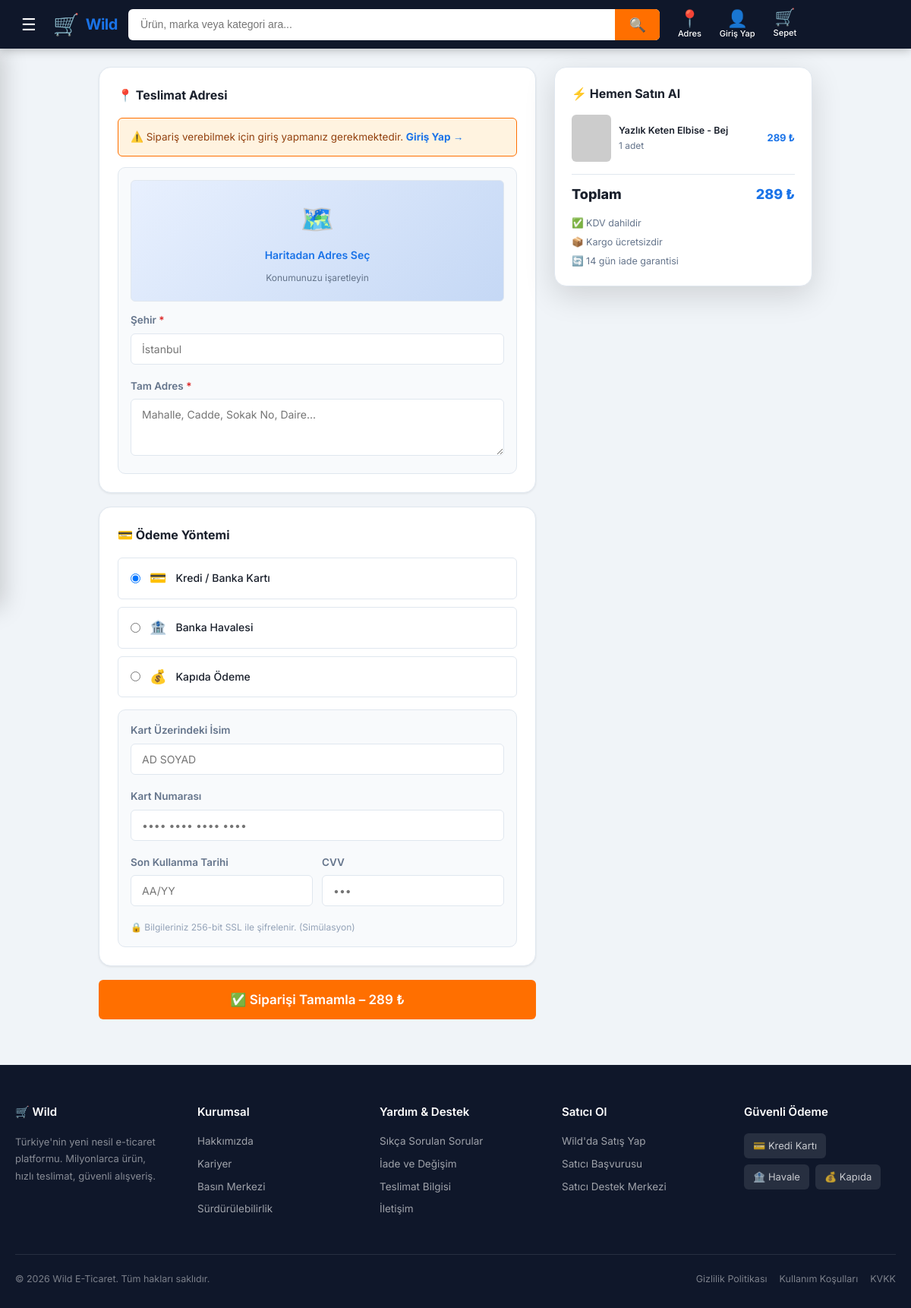
The app's page /checkout.php?buy_now=3 with its own data.
### tables this page shows
CREATE TABLE products (
    id INT AUTO_INCREMENT PRIMARY KEY,
    category_id INT NOT NULL,
    brand VARCHAR(150),
    title VARCHAR(255) NOT NULL,
    description TEXT,
    price DECIMAL(10, 2) NOT NULL,
    original_price DECIMAL(10, 2) DEFAULT NULL,
    sku VARCHAR(100) UNIQUE NOT NULL,
    composition VARCHAR(255),
    gender ENUM('male', 'female', 'unisex', 'child') DEFAULT 'unisex',
    model_size VARCHAR(50),
    model_height VARCHAR(50),
    return_policy TEXT,
    stock INT NOT NULL DEFAULT 100,
    rating DECIMAL(2,1) DEFAULT 4.5,
    seller_rating DECIMAL(2,1) DEFAULT 4.7,
    delivery_days INT DEFAULT 3,
    created_at TIMESTAMP DEFAULT CURRENT_TIMESTAMP,
    FOREIGN KEY (category_id) REFERENCES categories(id) ON DELETE CASCADE
);

### checkout.php (the view, shortened to what this page needs)
<?php
require_once __DIR__ . '/config/db.php';
$buy_now_id  = (int)($_GET['buy_now']    ?? 0);
$variant_id  = (int)($_GET['variant_id'] ?? 0);
$buy_now_size = trim($_GET['size'] ?? '');
$is_buy_now  = $buy_now_id > 0;
if ($is_buy_now) {
    $stmt = $pdo->prepare("
        SELECT p.id as product_id, p.title, p.price, p.brand, p.delivery_days,
               COALESCE(pv.price_override, p.price) as final_price,
               pv.main_image, pv.color_name
        FROM products p
        LEFT JOIN product_variants pv ON pv.id = ?
        WHERE p.id = ?
    ");
    $stmt->execute([$variant_id ?: null, $buy_now_id]);
    $buy_item = $stmt->fetch();
    $items    = $buy_item ? [array_merge($buy_item, ['quantity'=>1,'size_selected'=>$buy_now_size,'cart_item_id'=>0])] : [];
}
$total = array_sum(array_map(fn($i) => $i['final_price'] * $i['quantity'], $items));
$order_success = false;
require_once __DIR__ . '/includes/header.php';
?>
<main>
<div class="container" style="padding-top:24px;max-width:980px;">
<?php if ($order_success): ?>
<div style="text-align:center;padding:60px 20px;background:var(--surface);border-radius:var(--radius-lg);
            box-shadow:var(--shadow-lg);">
    <div style="font-size:72px;margin-bottom:16px;">🎉</div>
    <h2 style="font-size:26px;font-weight:800;color:var(--success);margin-bottom:8px;">Siparişiniz Alındı!</h2>
    <p style="color:var(--text-muted);font-size:15px;margin-bottom:8px;">
        Sipariş No: <strong>#<?= $success_order_id ?></strong>
    </p>
    <p style="color:var(--text-muted);font-size:14px;margin-bottom:28px;">
        Siparişiniz hazırlanmaya başlandı. İlerlemeyi profil sayfanızdan takip edebilirsiniz.
    </p>
    <div style="display:flex;gap:12px;justify-content:center;flex-wrap:wrap;">
        <a href="<?= URL_ROOT ?>/profile.php?tab=orders" class="btn btn-primary">📦 Siparişlerimi Gör</a>
        <a href="<?= URL_ROOT ?>/index.php" class="btn btn-outline">🏠 Ana Sayfaya Dön</a>
    </div>
</div>
<?php else: ?>
<div style="display:grid;grid-template-columns:1fr 340px;gap:24px;align-items:start;">
<form method="POST" id="checkout-form">
    <div style="background:var(--surface);border-radius:var(--radius-lg);padding:24px;
                box-shadow:var(--shadow-sm);border:1px solid var(--border);margin-bottom:18px;">
        <h3 style="font-size:16px;font-weight:700;margin-bottom:16px;">📍 Teslimat Adresi</h3>
        <?php if (!$is_logged): ?>
        <div style="background:var(--accent-light);border:1.5px solid var(--accent);border-radius:var(--radius-sm);
                    padding:14px 16px;margin-bottom:14px;">
            <p style="font-size:13.5px;color:#92400e;">
                ⚠️ Sipariş verebilmek için giriş yapmanız gerekmektedir.
                <a href="#" onclick="openModal('modal-login')" style="color:var(--primary);font-weight:700;">Giriş Yap →</a>
            </p>
        </div>
        <?php endif; ?>
        <div style="position:relative;background:var(--surface-2);border-radius:var(--radius-md);
                    padding:16px;border:1px solid var(--border);">
            <div id="map-placeholder" onclick="activateMap()"
                 style="width:100%;height:160px;background:linear-gradient(135deg,#e8f0fe,#c5d8f5);
                        border-radius:var(--radius-sm);display:flex;align-items:center;justify-content:center;
                        cursor:pointer;margin-bottom:14px;border:1px solid var(--border);
                        flex-direction:column;gap:8px;transition:.2s;"
                 onmouseover="this.style.background='linear-gradient(135deg,#d2e3fc,#a8c4f0)'"
                 onmouseout="this.style.background='linear-gradient(135deg,#e8f0fe,#c5d8f5)'">
                <span style="font-size:36px;">🗺️</span>
                <p style="font-size:14px;font-weight:600;color:var(--primary);">Haritadan Adres Seç</p>
                <p style="font-size:12px;color:var(--text-muted);">Konumunuzu işaretleyin</p>
            </div>
            <div class="form-group">
                <label for="addr-city">Şehir <span style="color:var(--danger);">*</span></label>
                <input type="text" id="addr-city" name="city" class="form-control"
                       placeholder="İstanbul" required
                       oninput="document.getElementById('addr-city').classList.remove('is-invalid')">
            </div>
            <div class="form-group" style="margin-bottom:0;">
                <label for="addr-full">Tam Adres <span style="color:var(--danger);">*</span></label>
                <textarea id="addr-full" name="address" class="form-control" rows="3"
                          placeholder="Mahalle, Cadde, Sokak No, Daire..."
                          required style="resize:vertical;"
                          oninput="this.classList.remove('is-invalid')"></textarea>
            </div>
        </div>
    </div>
    <div style="background:var(--surface);border-radius:var(--radius-lg);padding:24px;
                box-shadow:var(--shadow-sm);border:1px solid var(--border);margin-bottom:18px;">
        <h3 style="font-size:16px;font-weight:700;margin-bottom:16px;">💳 Ödeme Yöntemi</h3>
        <div style="display:flex;flex-direction:column;gap:10px;">
            <?php foreach ([['credit','💳','Kredi / Banka Kartı'],['transfer','🏦','Banka Havalesi'],['door','💰','Kapıda Ödeme']] as [$val,$icon,$lbl]): ?>
            <label style="display:flex;align-items:center;gap:12px;padding:12px 16px;
                          border:1.5px solid var(--border);border-radius:var(--radius-sm);
                          cursor:pointer;transition:.2s;"
                   onmouseover="this.style.borderColor='var(--primary)'"
                   onmouseout="this.style.borderColor='var(--border)'">
                <input type="radio" name="payment_method" value="<?= $val ?>" <?= $val==='credit'?'checked':'' ?>>
                <span style="font-size:18px;"><?= $icon ?></span>
                <span style="font-size:14px;font-weight:500;"><?= $lbl ?></span>
            </label>
            <?php endforeach; ?>
        </div>
        <div id="card-fields" style="margin-top:16px;background:var(--surface-2);padding:16px;
                                      border-radius:var(--radius-md);border:1px solid var(--border);">
            <div class="form-group">
                <label>Kart Üzerindeki İsim</label>
                <input type="text" class="form-control" placeholder="AD SOYAD" id="card-name">
            </div>
            <div class="form-group">
                <label>Kart Numarası</label>
                <input type="text" class="form-control" placeholder="•••• •••• •••• ••••"
                       id="card-number" maxlength="19" oninput="formatCardNumber(this)">
            </div>
            <div style="display:grid;grid-template-columns:1fr 1fr;gap:12px;">
                <div class="form-group">
                    <label>Son Kullanma Tarihi</label>
                    <input type="text" class="form-control" placeholder="AA/YY" id="card-expiry" maxlength="5">
                </div>
                <div class="form-group">
                    <label>CVV</label>
                    <input type="text" class="form-control" placeholder="•••" id="card-cvv" maxlength="4">
                </div>
            </div>
            <p style="font-size:12px;color:var(--text-light);">🔒 Bilgileriniz 256-bit SSL ile şifrelenir. (Simülasyon)</p>
        </div>
    </div>
    <button name="place_order" type="submit" class="btn btn-accent btn-full"
            style="font-size:17px;padding:16px;" id="btn-place-order">
        ✅ Siparişi Tamamla – <?= number_format($total,0,',','.') ?> ₺
    </button>
</form>
<div style="position:sticky;top:84px;">
    <div style="background:var(--surface);border-radius:var(--radius-lg);padding:22px;
                box-shadow:var(--shadow-lg);border:1.5px solid var(--border);">
        <h3 style="font-size:16px;font-weight:700;margin-bottom:14px;">
            <?= $is_buy_now ? '⚡ Hemen Satın Al' : '📋 Sipariş Özeti' ?>
        </h3>
        <div style="display:flex;flex-direction:column;gap:12px;margin-bottom:16px;
                    max-height:280px;overflow-y:auto;">
        <?php foreach ($items as $item): ?>
        <div style="display:flex;gap:10px;align-items:center;">
            <div style="width:52px;height:62px;border-radius:var(--radius-sm);overflow:hidden;flex-shrink:0;">
                <img src="<?= htmlspecialchars($item['main_image'] ?? '') ?>"
                     alt="" style="width:100%;height:100%;object-fit:cover;"
                     onerror="this.src='https://via.placeholder.com/52x62?text=?'">
            </div>
            <div style="flex:1;min-width:0;">
                <p style="font-size:12.5px;font-weight:600;overflow:hidden;text-overflow:ellipsis;white-space:nowrap;">
                    <?= htmlspecialchars($item['title']) ?>
                </p>
                <p style="font-size:12px;color:var(--text-muted);"><?= $item['quantity'] ?> adet</p>
            </div>
            <span style="font-size:13px;font-weight:700;white-space:nowrap;color:var(--primary);">
                <?= number_format($item['final_price'] * $item['quantity'],0,',','.') ?> ₺
            </span>
        </div>
        <?php endforeach; ?>
        </div>
        <div style="border-top:1px solid var(--border);padding-top:12px;display:flex;
                    justify-content:space-between;align-items:center;font-size:18px;font-weight:800;">
            <span>Toplam</span>
            <span style="color:var(--primary);"><?= number_format($total,0,',','.') ?> ₺</span>
        </div>
        <div style="margin-top:14px;font-size:12.5px;color:var(--text-muted);display:flex;flex-direction:column;gap:5px;">
            <span>✅ KDV dahildir</span>
            <span>📦 Kargo ücretsizdir</span>
            <span>🔄 14 gün iade garantisi</span>
        </div>
    </div>
</div>
</div>
<?php endif; ?>
</div>
</main>
<?php require_once __DIR__ . '/includes/footer.php'; ?>

### css/style.css (style rules this page uses)
:root { --primary: #1a73e8; --primary-dark: #1558b0; --primary-light: #e8f0fe; --accent: #ff6f00; --accent-light: #fff3e0; --bg: #f0f4f8; --surface: #ffffff; --surface-2: #f8fafc; --border: #e0e7ef; --text: #1a202c; --text-muted: #64748b; --text-light: #94a3b8; --header-bg: #0f172a; --header-text: #ffffff; --header-hover: rgba(255,255,255,0.12); --header-h: 64px; --success: #16a34a; --danger: #dc2626; --warning: #d97706; --info: #0284c7; --shadow-sm: 0 1px 3px rgba(0,0,0,0.08); --shadow-md: 0 4px 16px rgba(0,0,0,0.10); --shadow-lg: 0 12px 40px rgba(0,0,0,0.14); --radius-sm: 6px; --radius-md: 10px; --radius-lg: 16px; --transition: 0.2s ease; }
*, *::before, *::after { box-sizing: border-box; margin: 0; padding: 0; }
html { scroll-behavior: smooth; }
body { font-family: 'Inter', sans-serif; background: var(--bg); color: var(--text); font-size: 15px; line-height: 1.6; min-height: 100vh; }
a { color: inherit; text-decoration: none; }
img { display: block; max-width: 100%; }
button { cursor: pointer; font-family: inherit; }
.container { width: 100%; max-width: 1380px; margin: 0 auto; padding: 0 20px; }
.btn { display: inline-flex; align-items: center; justify-content: center; gap: 8px; padding: 11px 24px; border-radius: var(--radius-sm); font-size: 15px; font-weight: 600; border: none; cursor: pointer; transition: background var(--transition), transform var(--transition), box-shadow var(--transition); }
.btn-accent { background: var(--accent); color: #fff; }
.btn-full { width: 100%; }
.form-group { margin-bottom: 18px; }
.form-group label { display: block; font-size: 13.5px; font-weight: 600; color: var(--text-muted); margin-bottom: 6px; }
.form-control { width: 100%; padding: 11px 14px; border: 1.5px solid var(--border); border-radius: var(--radius-sm); font-size: 14px; font-family: inherit; color: var(--text); background: var(--surface); transition: border-color var(--transition), box-shadow var(--transition); outline: none; }

### records on screen
products: title "Yazlık Keten Elbise - Bej", quantity "1", quantity "289"

### other values on screen
$user_name "Giriş Yap"
$icon "💳"
$lbl "Kredi / Banka Kartı"
$icon "🏦"
$lbl "Banka Havalesi"
$icon "💰"
$lbl "Kapıda Ödeme"
$total "289"
